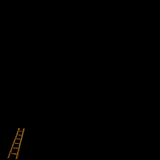

Rendered tile map (Tiled .tmx) drawn with the repository's tilesets; below, a short description and the full map source, tile grids included:
An orthogonal 5x5 tile map with 32x32 px tiles, 2 tile layers (Field, Object).

<map version="1.0" orientation="orthogonal" width="5" height="5" tilewidth="32" tileheight="32">
 <tileset firstgid="1" name="tileset_Wumpus" tilewidth="32" tileheight="32">
  <image source="tileset_Wumpus.png" width="160" height="160" />
  <tile id="0">
   <properties>
    <property name="name" value="black" />
    <property name="type" value="field" />
   </properties>
  </tile>
  <tile id="1">
   <properties>
    <property name="name" value="ladder" />
    <property name="type" value="object" />
   </properties>
  </tile>
 </tileset>
 <layer name="Field" width="5" height="5">
  <data>
   <tile gid="1" />
   <tile gid="1" />
   <tile gid="1" />
   <tile gid="1" />
   <tile gid="1" />
   <tile gid="1" />
   <tile gid="1" />
   <tile gid="1" />
   <tile gid="1" />
   <tile gid="1" />
   <tile gid="1" />
   <tile gid="1" />
   <tile gid="1" />
   <tile gid="1" />
   <tile gid="1" />
   <tile gid="1" />
   <tile gid="1" />
   <tile gid="1" />
   <tile gid="1" />
   <tile gid="1" />
   <tile gid="1" />
   <tile gid="1" />
   <tile gid="1" />
   <tile gid="1" />
   <tile gid="1" />
  </data>
 </layer>
 <layer name="Object" width="5" height="5">
  <data>
   <tile gid="0" />
   <tile gid="0" />
   <tile gid="0" />
   <tile gid="0" />
   <tile gid="0" />
   <tile gid="0" />
   <tile gid="0" />
   <tile gid="0" />
   <tile gid="0" />
   <tile gid="0" />
   <tile gid="0" />
   <tile gid="0" />
   <tile gid="0" />
   <tile gid="0" />
   <tile gid="0" />
   <tile gid="0" />
   <tile gid="0" />
   <tile gid="0" />
   <tile gid="0" />
   <tile gid="0" />
   <tile gid="2" />
   <tile gid="0" />
   <tile gid="0" />
   <tile gid="0" />
   <tile gid="0" />
  </data>
 </layer>
</map>
